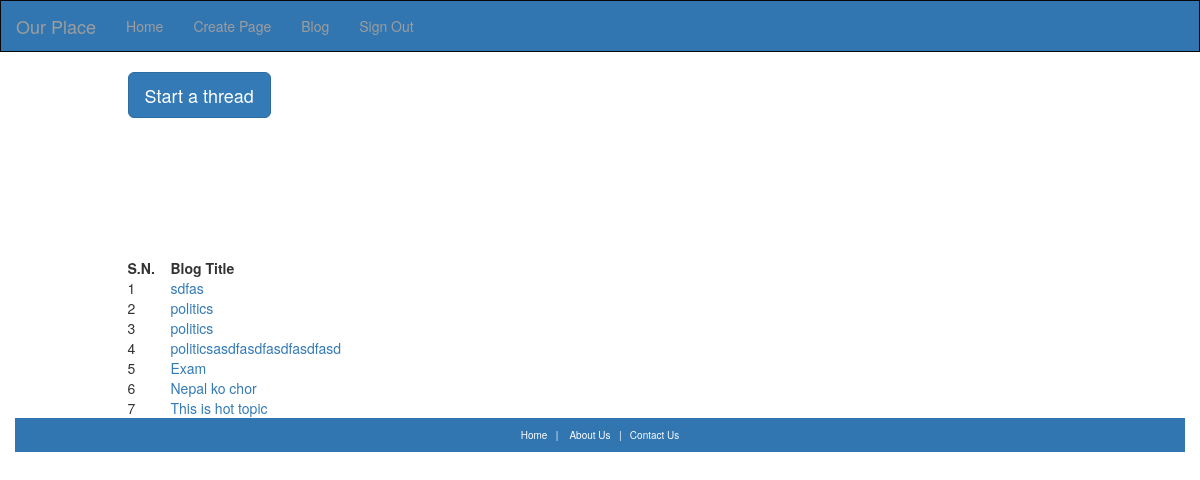
Screenshot of /blog.php with the database file from the repository.
### tables this page shows
CREATE TABLE IF NOT EXISTS `blog` (
  `id` int(100) NOT NULL AUTO_INCREMENT,
  `topic` text NOT NULL,
  `details` text NOT NULL,
  PRIMARY KEY (`id`)
);

### blog.php (the view, shortened to what this page needs)
<?php
include 'header.php';
?>
    <nav class="navbar navbar-inverse nav_bar" role="navigation">
        <div class="container-fluid">
            <div class="navbar-header">
                <a class="navbar-brand" href="home.php">Our Place</a>
            </div>
            <div class="collapse navbar-collapse" id="bs-example-navbar-collapse-1">
                <ul class="nav navbar-nav">
                    <li><a href="home.php">Home</a></li>
                    <li><a href="create_homepage.php">Create Page</a></li>
                    <li class=""><a href="blog.php">Blog</a></li>
                    <li class=""><a href="logout.php">Sign Out</a></li>
                </ul>
            </div>
        </div>
    </nav>
    <div class="container">
        <div class="row">
            <div class="col-md-6 col-sm-offset-1">
                <button class="btn btn-primary btn-lg" data-toggle="modal" data-target="#myModal">
                    Start a thread
                </button>
                <?php
                $sql = "Select * from blog";
                $result = mysql_query($sql);
                echo '<table><tr><th> S.N. &nbsp;&nbsp;&nbsp;</th> <th> Blog Title</th></tr></br>';
                $counter = 1;
                while ($row = mysql_fetch_assoc($result)) {
                echo '<tr><td>' . $counter . '</td>';
                $page_id = $row['id']; ?>
                <td><a href="<?php echo "blog_reply.php?p_id=$page_id"; ?>">
                        <?php echo $row['topic'] . '</a></td></tr><br>'; ?>
                        <?php
                        $counter++;
                        }
                        echo '</table>';
                        ?>
            </div>
        </div>
    </div>
<?php include 'footer.php' ?>

### style/style.css (style rules this page uses)
@media (min-width: 960px) { .navbar { margin-left: auto; width: auto; border-radius: 0px; background-color: #3276B1; } }

### rows the page displays
blog: topic "sdfas"
blog: topic "politics"
blog: topic "politics"
blog: topic "politicsasdfasdfasdfasdfasd"
blog: topic "Exam"
blog: topic "Nepal ko chor"
blog: topic "This is hot topic"
